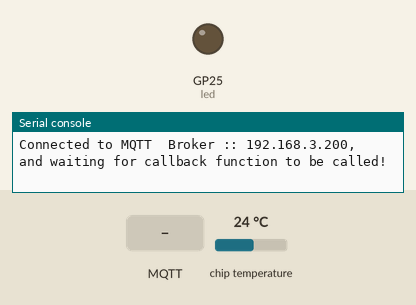
Recording of a program running on a simulated Raspberry Pi Pico running MicroPython. On the bench: output pins drawn as LEDs (lit = HIGH), the last lines printed to the serial console. Inputs (shaded band) come from the test bench; at power-on: chip temperature 24 °C. Random numbers come from a fixed seed; no MQTT or app messages arrive unless stated; the clock reads 2024-03-15 10:24:30 at power-on unless the program sets it.

Above: at 1.2 s.
1.3 s: MQTT message "ON" arrives on the first subscribed topic
At 2.4 s:
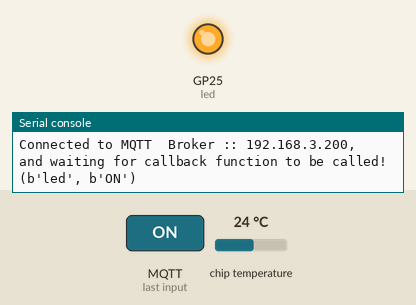
3.6 s: MQTT message "1" arrives on the first subscribed topic
At 5.2 s:
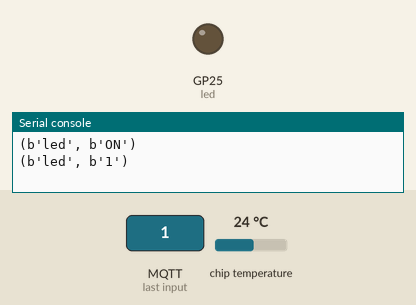
Timing chart, 0 to 6.7 s (numbered marks = the images above; inputs shaded):
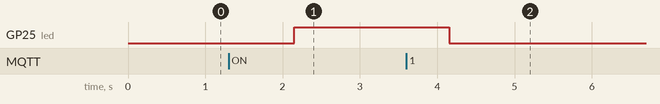

The program:

main.py
```python
import time
import ubinascii
from umqtt.simple import MQTTClient
import machine
import random

# Default  MQTT_BROKER to connect to
MQTT_BROKER = "192.168.3.200"
CLIENT_ID = ubinascii.hexlify(machine.unique_id())
SUBSCRIBE_TOPIC = b"led"
PUBLISH_TOPIC = b"temperature"

# Setup built in PICO LED as Output
led = machine.Pin("LED",machine.Pin.OUT)

# Publish MQTT messages after every set timeout
last_publish = time.time()
publish_interval = 5

# Received messages from subscriptions will be delivered to this callback
def sub_cb(topic, msg):
    print((topic, msg))
    if msg.decode() == "ON":
        led.value(1)
    else:
        led.value(0)


def reset():
    print("Resetting...")
    time.sleep(5)
    machine.reset()

# Generate dummy random temperature readings
def get_temperature_reading():
    return random.randint(20, 50)


def get_chip_temperature_reading(): #added this function to read the Pico's Temp Sensor
    sensor_temp = machine.ADC(4)
    conversion_factor = 3.3 / (65535) #pico's datasheet
    #while True:
    reading = sensor_temp.read_u16() * conversion_factor
    temperature = 27 - (reading - 0.706)/0.001721
        #print(temperature)
    return(temperature)

def main():
    print(f"Begin connection with MQTT Broker :: {MQTT_BROKER}")
    mqttClient = MQTTClient(CLIENT_ID, MQTT_BROKER, keepalive=60)
    mqttClient.set_callback(sub_cb)
    mqttClient.connect()
    mqttClient.subscribe(SUBSCRIBE_TOPIC)
    print(f"Connected to MQTT  Broker :: {MQTT_BROKER}, and waiting for callback function to be called!")
    while True:
            # Non-blocking wait for message
            mqttClient.check_msg()
            global last_publish
            if (time.time() - last_publish) >= publish_interval:
                #temp = get_temperature_reading()
                temp=get_chip_temperature_reading()
                mqttClient.publish(PUBLISH_TOPIC, str(temp).encode())
                last_publish = time.time()
            time.sleep(1)


if __name__ == "__main__":
    while True:
        try:
            main()
        except OSError as e:
            print("Error: " + str(e))
            reset()
```

Measured:
- after the input at 1.3 s, GP25 (led): LOW → HIGH after 0.85 s
- after the input at 3.6 s, GP25 (led): HIGH → LOW after 0.55 s
